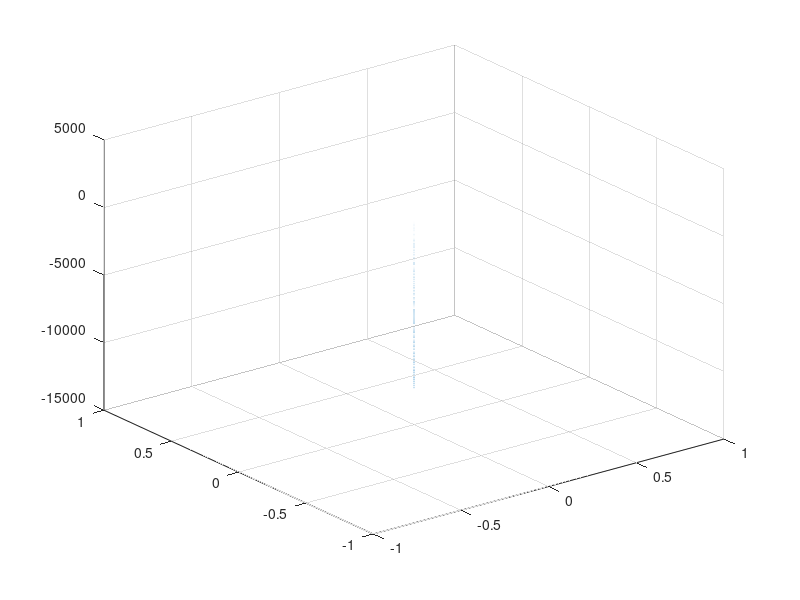

This figure's MATLAB source:

timestep = 0.01;
maxtime = 5;
numsteps = maxtime/timestep;

u = 0; % longitudinal velocity
v = 0; %lateral velocity
w = 0; %normal velocity

p = 0;  %roll rate
q = 0; %pitch rate
r = 0; %yaw rate

F_x = 0; %force body x
F_y = 0; %force body y
F_z = 0; %force body z

L = 0; %torque body x
M = 0; %torque body y
N = 0; %torque body z

phi = 0; %bank angle
theta = 0; %attitude
psi = 0; %heading

x = 0; %x coordinate
y = 0; %y coordinate
h = 40; %altitude

m = 0.1; % drone mass
I_xx = 0.00062; %moment of inertia
I_yy = 0.00113;
I_zz = 0.9*(I_xx + I_yy);

dx = 0.114;
dy = 0.0825;

g = 9.81;

x_data = zeros(numsteps,1);
y_data = zeros(numsteps,1);
h_data = zeros(numsteps,1);

simstep = 0;

for time = 0:timestep:maxtime
    simstep = simstep + 1;
    
    F1 = 0; % front right propeller
    F2 = 0; % rear left propeller
    F3 = 0; % front left propeller
    F4 = 0; % rear right propeller
    
    F_z = F1 + F2 + F3 + F4; %total normal thrust
    
    L = F1*dy-F2*dy-F3*dy+F4*dy;
    M = F1*dx - F2*dx + F3*dx - F4*dx;
    N = 0;
    
    %body-frame accelerations
    u_dot = -g*sin(theta) + r*v - q*w;
    v_dot = g*sin(phi)*cos(theta) - r*u+p*w;
    w_dot = (1/m)*-F_z+g*cos(phi)*cos(theta)+q*u-p*v;
    
    %body-frame angular accelerations
    p_dot = (1/I_xx)*(L + (I_yy - I_zz)*q*r);
    q_dot = (1/I_yy)*(M + (I_zz - I_xx)*p*r);
    r_dot = (1/I_zz)*(N + (I_xx - I_yy)*p*q);
    
    %inertial-frame rotations
    phi_dot = p + (q*sin(phi)+r*cos(phi))*tan(theta);
    theta_dot = q*cos(phi)-r*sin(phi);
    psi_dot = (q*sin(phi) + r*cos(phi))*sec(theta);
    
    %body-frame velocities
    u = u + u_dot * timestep;
    v = v + v_dot * timestep;
    w = w + w_dot * timestep;
    
    %body-frame angular velocities
    p = p + p_dot * timestep;
    q = q + q_dot * timestep;
    r = r + r_dot * timestep;
    
    %inertial-frame angles
    phi = phi + phi_dot * timestep;
    theta = theta + theta_dot * timestep;
    psi = psi + psi_dot * timestep;
    
    %inertial-frame accelerations
    x_dot = cos(theta)*cos(psi)*u + (-cos(phi)*sin(psi)+sin(phi)*sin(theta)*cos(psi))*v + (sin(theta)*sin(psi)+cos(phi)*sin(theta)*cos(psi))*w;
    y_dot = cos(theta)*sin(psi)*u + (cos(phi)*cos(psi)+sin(phi)*sin(theta)*sin(psi))*v + (-sin(theta)*cos(psi)+cos(phi)*sin(theta)*sin(psi))*w;
    h_dot = -1 * (-sin(theta)*u + sin(phi)*cos(theta)*v+cos(phi)*cos(theta)*w); %is negative to make up positive
    
    %inertial-frame positions
    x = x + x_dot;
    y = y + y_dot;
    h = h + h_dot;
    
    %RECORD DATA
    x_data(simstep) = x;
    y_data(simstep) = y;
    h_data(simstep) = h;
end

figure
plot3(x_data, y_data, h_data)
grid on

